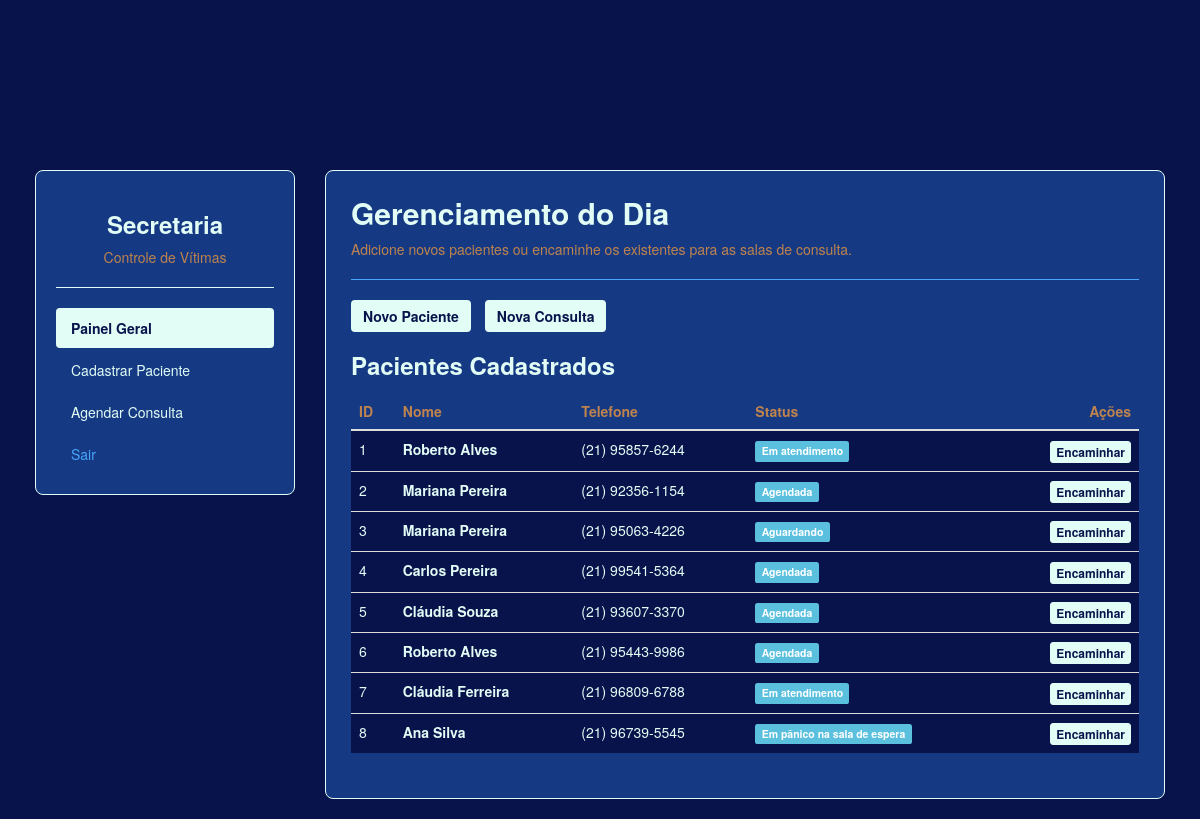
Page /secretaria on the earlier database version.
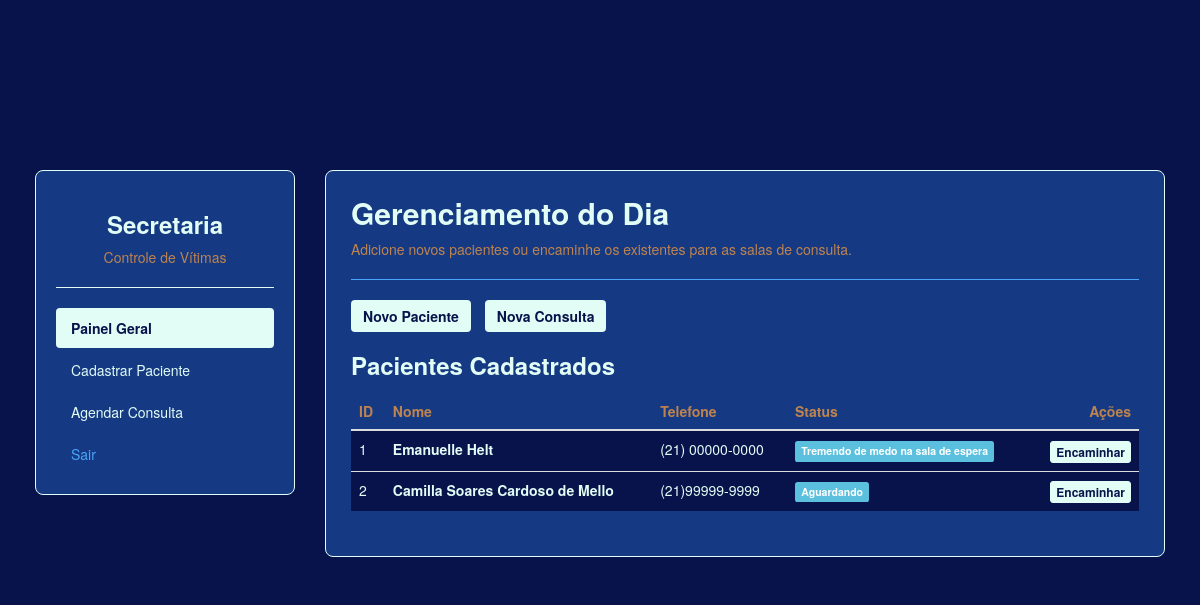
Same page on the later database version.
### tables this page shows
CREATE TABLE pacientes_secretaria (
                        id INTEGER PRIMARY KEY AUTOINCREMENT,
                        nome TEXT NOT NULL,
                        telefone TEXT NOT NULL,
                        status TEXT NOT NULL,
                        usuario_login TEXT UNIQUE);

### app.py (the view)
@app.route('/secretaria')
def secretaria_recepcao():
    termo_pesquisa = request.args.get('pesquisa', '')
    conn = conectar_banco()
    if termo_pesquisa:
        pacientes_clinica = conn.execute('''
            SELECT * FROM pacientes_secretaria
            WHERE nome LIKE ? OR telefone LIKE ?
        ''', (f'%{termo_pesquisa}%', f'%{termo_pesquisa}%')).fetchall()
    else:
        pacientes_clinica = conn.execute('SELECT * FROM pacientes_secretaria').fetchall()
    conn.close()
    return render_template('secretaria_recepcao.html', pacientes=pacientes_clinica, termo=termo_pesquisa)

### app.py (called while the page is built)
def conectar_banco():
    conn = sqlite3.connect(ARQUIVO_BANCO)
    conn.row_factory = sqlite3.Row
    return conn

### templates/secretaria_recepcao.html (shortened to what this page needs)
<!DOCTYPE html>
<html lang="pt-BR">
<head>
    <link rel="stylesheet" href="https://stackpath.bootstrapcdn.com/bootstrap/3.4.1/css/bootstrap.min.css">
    <link rel="stylesheet" href="{{ url_for('static', filename='css/style.css') }}">
</head>
<body>
    <div class="container dashboard-container">
        <div class="row">
            <div class="col-md-3">
                <div class="sidebar">
                    <h3 class="text-ouro text-center">Secretaria</h3>
                    <p class="text-center text-muted">Controle de Vítimas</p>
                    <hr style="border-color: #e2fdf6;">
                    <ul class="nav nav-pills nav-stacked">
                        <li class="active"><a href="#" style="background-color: #e2fdf6; color: #08134b; font-weight: bold;">Painel Geral</a></li>
                        <li><a href="#" style="color: #e2fdf6;">Cadastrar Paciente</a></li>
                        <li><a href="#" style="color: #e2fdf6;">Agendar Consulta</a></li>
                        <li><a href="{{ url_for('login') }}" style="color: #49a4fc;">Sair</a></li>
                    </ul>
                </div>
            </div>
            <div class="col-md-9">
                <div class="main-panel">
                    <h2 class="text-ouro" style="margin-top: 0;">Gerenciamento do Dia</h2>
                    <p class="text-muted">Adicione novos pacientes ou encaminhe os existentes para as salas de consulta.</p>
                    <hr style="border-color: #49a4fc;">
                    <div class="row" style="margin-bottom: 20px;">
                        <div class="col-xs-12">
                            <button class="btn btn-ouro" style="margin-right: 10px;">Novo Paciente</button>
                            <button class="btn btn-ouro">Nova Consulta</button>
                        </div>
                    </div>
                    <h3 class="text-ouro">Pacientes Cadastrados</h3>
                    <div class="table-responsive" style="margin-top: 15px;">
                        <table class="table" style="color: #e2fdf6;">
                            <thead>
                                <tr style="color: #be834e;">
                                    <th>ID</th>
                                    <th>Nome</th>
                                    <th>Telefone</th>
                                    <th>Status</th>
                                    <th class="text-right">Ações</th>
                                </tr>
                            </thead>
                            <tbody>
                                {% for paciente in pacientes %}
                                <tr style="background-color: #08134b;">
                                    <td>{{ paciente.id }}</td>
                                    <td><strong>{{ paciente.nome }}</strong></td>
                                    <td>{{ paciente.telefone }}</td>
                                    <td><span class="label label-info">{{ paciente.status }}</span></td>
                                    <td class="text-right">
                                        <button class="btn btn-xs btn-primary">Encaminhar</button>
                                    </td>
                                </tr>
                                {% endfor %}
                            </tbody>
                        </table>
                    </div>
                </div>
            </div>
        </div>
    </div>
</body>
</html>

### static/css/style.css (style rules this page uses)
body { padding-top: 100px; background-color: #08134b; color: #e2fdf6; }
h2 { color: #e2fdf6; font-weight: bold; }
.text-muted { color: #be834e !important; }
.btn-primary { background-color: #e2fdf6; border-color: #e2fdf6; color: #08134b; font-weight: bold; transition: all 0.3s; }
.dashboard-container { margin-top: 50px; padding: 20px; }
.sidebar { background-color: #153a83; border-radius: 8px; padding: 20px; border: 1px solid #e2fdf6; margin-bottom: 20px; }
.main-panel { background-color: #153a83; border-radius: 8px; padding: 25px; border: 1px solid #e2fdf6; }
.text-ouro { color: #e2fdf6 !important; font-weight: bold; }
.btn-ouro { background-color: #e2fdf6; color: #08134b; font-weight: bold; border: none; }

Differences in the rows shown:
removed pacientes_secretaria: id "3", nome "Mariana Pereira", telefone "(21) 95063-4226", status "Aguardando"
removed pacientes_secretaria: id "4", nome "Carlos Pereira", telefone "(21) 99541-5364", status "Agendada"
removed pacientes_secretaria: id "5", nome "Cláudia Souza", telefone "(21) 93607-3370", status "Agendada"
removed pacientes_secretaria: id "6", nome "Roberto Alves", telefone "(21) 95443-9986", status "Agendada"
removed pacientes_secretaria: id "7", nome "Cláudia Ferreira", telefone "(21) 96809-6788", status "Em atendimento"
removed pacientes_secretaria: id "8", nome "Ana Silva", telefone "(21) 96739-5545", status "Em pânico na sala de espera"
changed pacientes_secretaria id 1: nome "Roberto Alves" → "Emanuelle Helt"; telefone "(21) 95857-6244" → "(21) 00000-0000"; status "Em atendimento" → "Tremendo de medo na sala de espera"
changed pacientes_secretaria id 2: nome "Mariana Pereira" → "Camilla Soares Cardoso de Mello"; telefone "(21) 92356-1154" → "(21)99999-9999"; status "Agendada" → "Aguardando"
